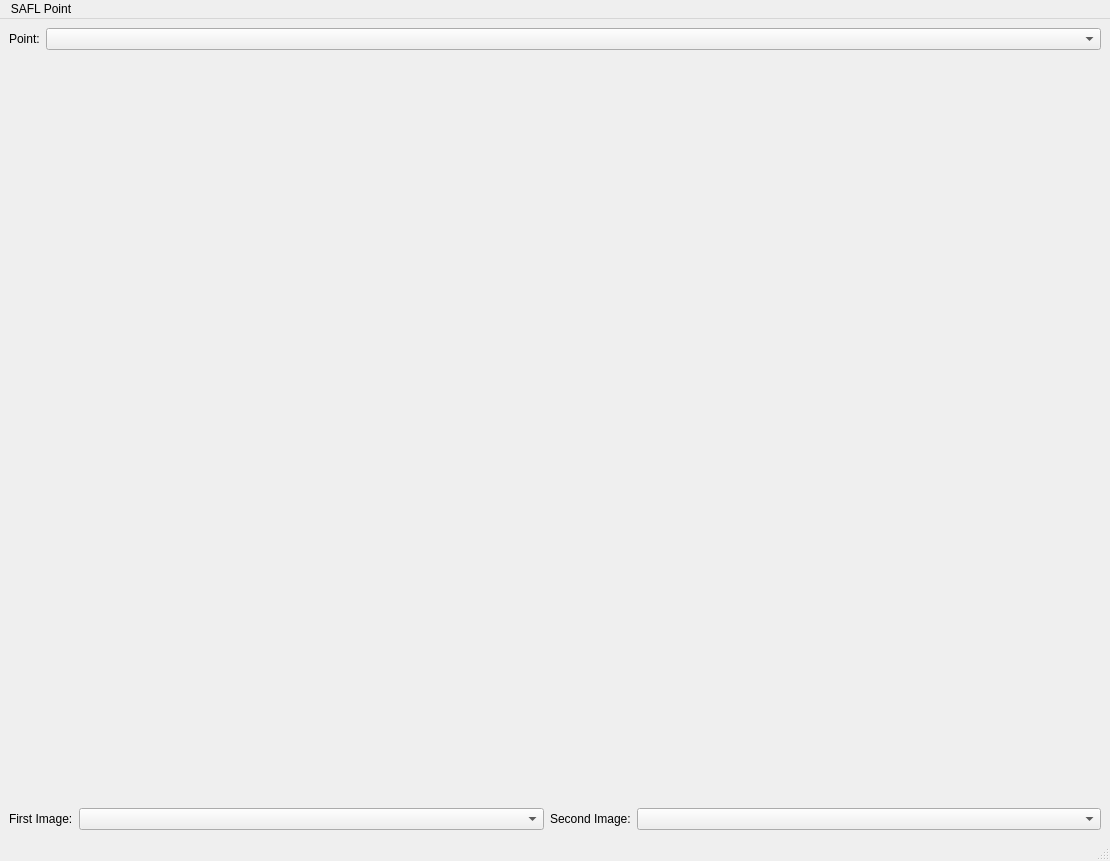
<?xml version="1.0" encoding="UTF-8"?>
<ui version="4.0">
 <class>MainWindow</class>
 <widget class="QMainWindow" name="MainWindow">
  <property name="geometry">
   <rect>
    <x>0</x>
    <y>0</y>
    <width>1110</width>
    <height>861</height>
   </rect>
  </property>
  <property name="windowTitle">
   <string>SAFL Point</string>
  </property>
  <widget class="QWidget" name="centralwidget">
   <layout class="QVBoxLayout" name="verticalLayout">
    <item>
     <layout class="QHBoxLayout" name="horizontalLayout_3">
      <item>
       <widget class="QLabel" name="label_3">
        <property name="sizePolicy">
         <sizepolicy hsizetype="Fixed" vsizetype="Preferred">
          <horstretch>0</horstretch>
          <verstretch>0</verstretch>
         </sizepolicy>
        </property>
        <property name="text">
         <string>Point:</string>
        </property>
       </widget>
      </item>
      <item>
       <widget class="QComboBox" name="pointscombo"/>
      </item>
     </layout>
    </item>
    <item>
     <layout class="QHBoxLayout" name="horizontalLayout">
      <item>
       <widget class="MplWidget" name="im1" native="true">
        <zorder></zorder>
       </widget>
      </item>
      <item>
       <widget class="MplWidget" name="im2" native="true"/>
      </item>
     </layout>
    </item>
    <item>
     <layout class="QHBoxLayout" name="horizontalLayout_2">
      <item>
       <widget class="QLabel" name="label">
        <property name="sizePolicy">
         <sizepolicy hsizetype="Fixed" vsizetype="Preferred">
          <horstretch>0</horstretch>
          <verstretch>0</verstretch>
         </sizepolicy>
        </property>
        <property name="text">
         <string>First Image:</string>
        </property>
       </widget>
      </item>
      <item>
       <widget class="QComboBox" name="image1combo"/>
      </item>
      <item>
       <widget class="QLabel" name="label_2">
        <property name="sizePolicy">
         <sizepolicy hsizetype="Fixed" vsizetype="Preferred">
          <horstretch>0</horstretch>
          <verstretch>0</verstretch>
         </sizepolicy>
        </property>
        <property name="text">
         <string>Second Image:</string>
        </property>
       </widget>
      </item>
      <item>
       <widget class="QComboBox" name="image2combo"/>
      </item>
     </layout>
    </item>
   </layout>
  </widget>
  <widget class="QMenuBar" name="menubar">
   <property name="geometry">
    <rect>
     <x>0</x>
     <y>0</y>
     <width>1110</width>
     <height>24</height>
    </rect>
   </property>
   <widget class="QMenu" name="menuSAFL_Point">
    <property name="title">
     <string>SAFL Point</string>
    </property>
    <addaction name="actionOpen"/>
    <addaction name="separator"/>
    <addaction name="actionSave"/>
    <addaction name="separator"/>
    <addaction name="actionQuit"/>
   </widget>
   <addaction name="menuSAFL_Point"/>
  </widget>
  <widget class="QStatusBar" name="statusbar"/>
  <action name="actionQuit">
   <property name="text">
    <string>Quit</string>
   </property>
  </action>
  <action name="actionSave">
   <property name="text">
    <string>Save</string>
   </property>
  </action>
  <action name="actionOpen">
   <property name="text">
    <string>Open</string>
   </property>
  </action>
 </widget>
 <customwidgets>
  <customwidget>
   <class>MplWidget</class>
   <extends>QWidget</extends>
   <header>mplwidget</header>
   <container>1</container>
  </customwidget>
 </customwidgets>
 <resources/>
 <connections/>
</ui>
